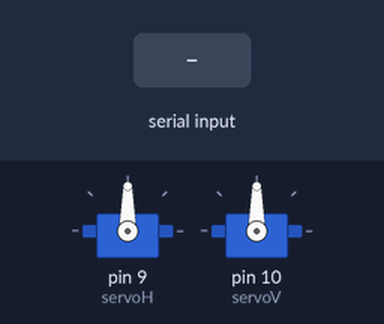
Bench run of a sketch on a simulated Arduino Uno, built with avr-gcc and run on an emulated ATmega328P. On the bench: 2 × servo. The inputs (shaded band) are chosen by the test bench.

Above: at 1.2 s.
1.3 s: "90,45\n" received over the second serial link
At 4.79 s:
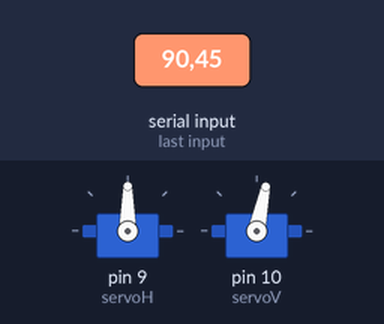
At 10.55 s:
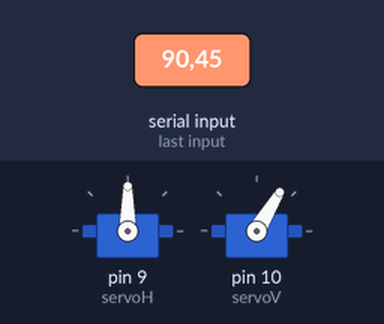
Timing chart, 0 to 13.3 s (numbered marks = the images above; inputs shaded):
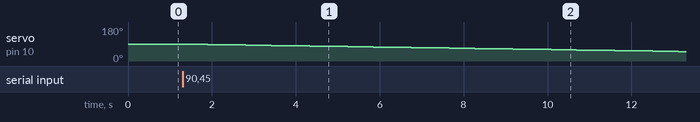

Measured:
- after the input at 1.3 s, servo on pin 10 (servoV): moves from 90° to 50° over 11.8 s, starting at once

The sketch:

CodigoEsclavo.ino
```cpp
/*Código Esclavo*/

//Liberías, una para comunciación con el serial y la otra para controlar los servos
#include <SoftwareSerial.h>
#include <Servo.h>

//Serial virtual para la conexión con el Maestro
SoftwareSerial maestro(2, 3);

//Variables para los dos servos
Servo servoH;
Servo servoV;

//Variables para suavizado
int targetH = 90;
int targetV = 90;

//Posiciones actuales
float currentH = 90;
float currentV = 90;

//Paso para suaviazar el movimiento del motor
float stepSize = 0.05;

//Ir guardando el mensaje del maestro
String data = "";

void setup()
{
  Serial.begin(9600);
  //Comunicación con el maestro
  maestro.begin(9600);

  //Conexión de los servos
  servoH.attach(9);
  servoV.attach(10);

  //Los servos empiezan en 90°
  servoH.write(currentH);
  servoV.write(currentV);
}

void loop()
{
  /* 1. Leer datos del maestro*/

  //Mientras para analizar si llegó info al serial
  while (maestro.available())
  {
    //Lee un mensaje recibido
    char c = maestro.read();

    //Verifica que el caracter recibido e sun salto de línea
    if (c == '\n')
    {
      //busca la posición de la coma dentro del mesnaje
      int commaIndex = data.indexOf(',');
      //Si encontro la coma correctamente
      if (commaIndex != -1)
      {
        //Toma la parte antes de la coma y la vuelve entero
        targetH = data.substring(0, commaIndex).toInt();
        targetV = data.substring(commaIndex + 1).toInt();
      }
      //Limpia memoria para recibir el siguinete mensaje
      data = "";
    }
    //Si todavía no llega el salto del línea
    else
    {
      data += c;
    }
  }

  /* 2. Lógica de suavizado (Movimiento incremental)*/
  //Movimiento Horizontal
  if (abs(targetH - currentH) > 0.1)
  {
    //Aumentando poco a poco el ángulo
    if (currentH < targetH) currentH += stepSize;
    else currentH -= stepSize;
    servoH.write((int)currentH);
  }

  //Movimiento Vertical
  if (abs(targetV - currentV) > 0.1)
  {
    //Aumentando poco a poco el ángulo
    if (currentV < targetV) currentV += stepSize;
    else currentV -= stepSize;
    servoV.write((int)currentV);
  }

  delay(15); //Pequeña pausa para dar tiempo al servo y controlar la velocidad total
}
```
